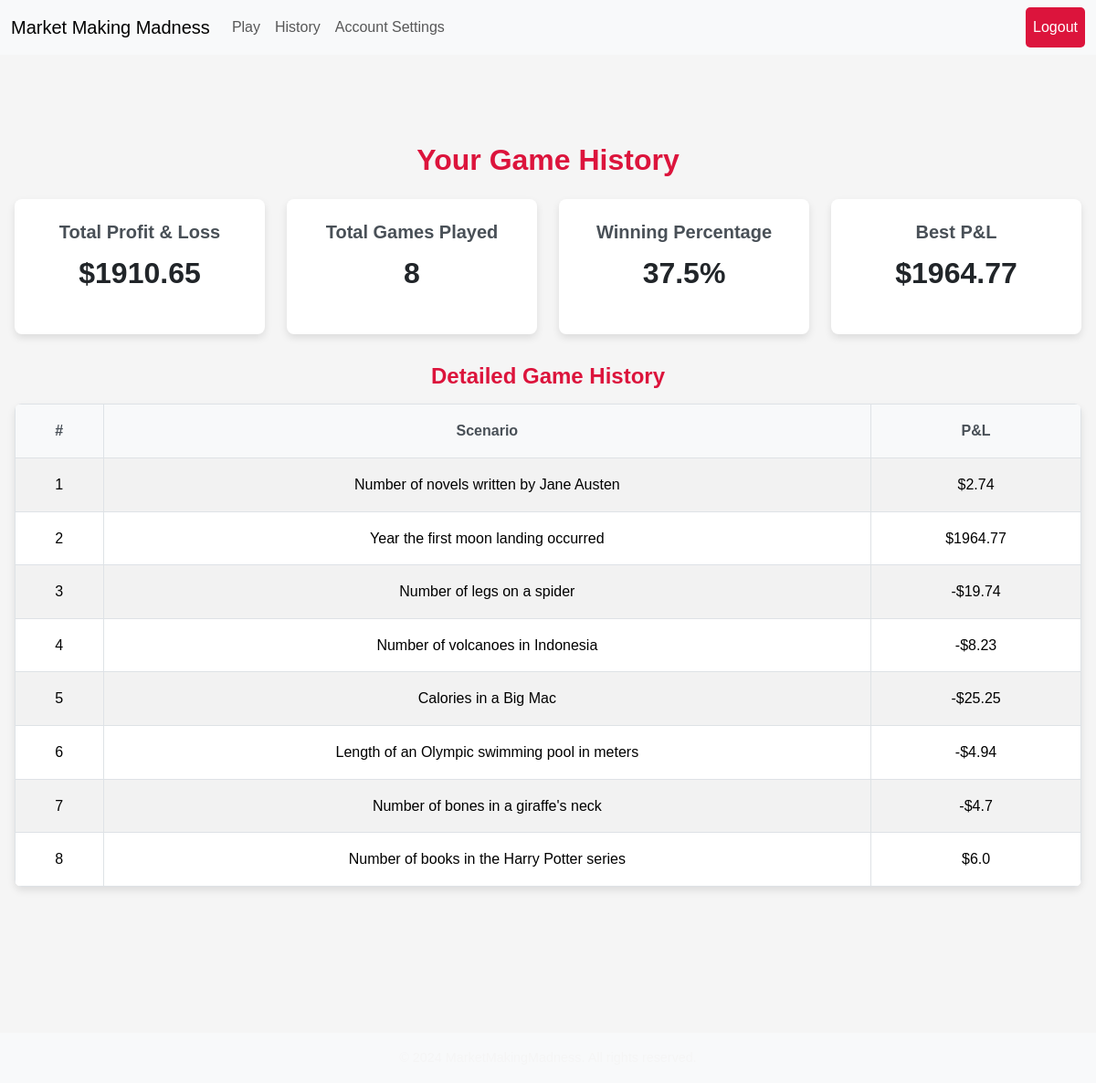
Page /history (signed in) on the earlier database version.
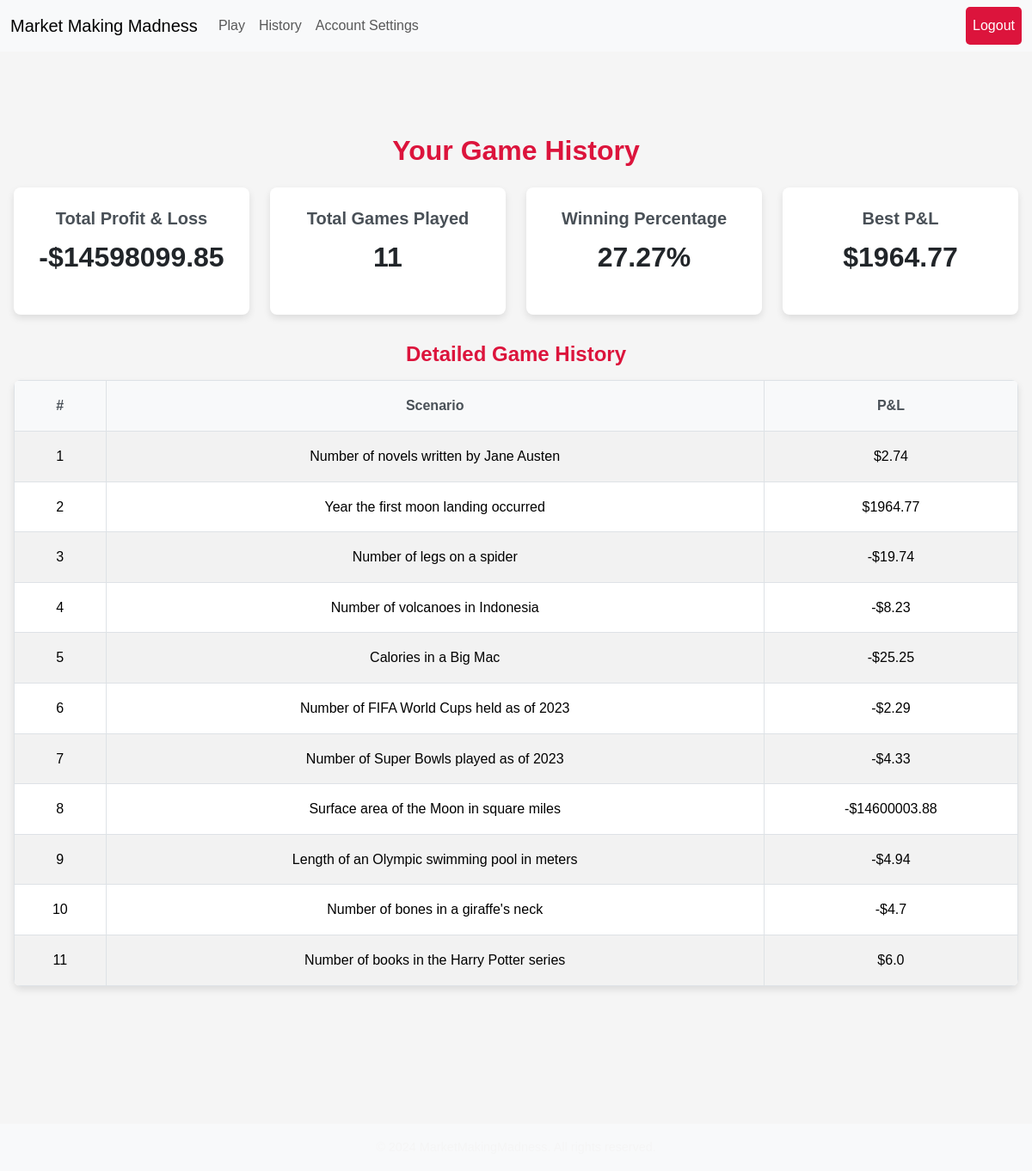
Same page on the later database version.
### tables this page shows
CREATE TABLE game_results (
    id INTEGER PRIMARY KEY AUTOINCREMENT,
    user_id INTEGER NOT NULL,
    game_id INTEGER NOT NULL,
    scenario TEXT NOT NULL,
    pnl REAL NOT NULL,
    accuracy REAL NOT NULL,
    time_taken REAL NOT NULL,
    created_at TIMESTAMP DEFAULT CURRENT_TIMESTAMP
, trades_completed INTEGER DEFAULT 0);

### app.py (the view)
@app.route("/history")
@login_required
def history():
    user_id = session["user_id"]
    stats = db.execute("""
        SELECT
            IFNULL(SUM(pnl), 0) AS total_pnl,
            IFNULL(COUNT(id), 0) AS total_games,
            IFNULL(MAX(pnl), 0) AS best_pnl
        FROM game_results
        WHERE user_id = :user_id
    """, user_id=user_id)[0]
    total_games = stats["total_games"]
    total_wins = db.execute("SELECT COUNT(id) FROM game_results WHERE user_id = :user_id AND pnl > 0", user_id=user_id)[0]["COUNT(id)"]
    winning_percentage = (total_wins / total_games * 100) if total_games > 0 else 0
    games = db.execute("""
        SELECT scenario, pnl
        FROM game_results
        WHERE user_id = :user_id
        ORDER BY created_at DESC
""", user_id=user_id)
    return render_template(
        "history.html",
        total_pnl=round(stats["total_pnl"], 2),
        total_games=total_games,
        best_pnl=stats["best_pnl"],
        winning_percentage=round(winning_percentage, 2),
        games=games
    )

### app.py (called while the page is built)
def login_required(f):
    @wraps(f)
    def decorated_function(*args, **kwargs):
        if session.get("user_id") is None:
            return redirect("/login")
        return f(*args, **kwargs)
    return decorated_function

@app.after_request
def after_request(response):
    response.headers["Cache-Control"] = "no-cache, no-store, must-revalidate"
    response.headers["Expires"] = 0
    response.headers["Pragma"] = "no-cache"
    return response

### templates/history.html (shortened to what this page needs)
{% extends "layout.html" %}
{% block styles %}
    <link rel="stylesheet" href="{{ url_for('static', filename='history.css') }}">
{% endblock %}
{% block main %}
<div class="history-container">
    <section class="history-stats">
        <h1>Your Game History</h1>
        <div class="stats-grid">
            <div class="stat-card">
                <h2>Total Profit & Loss</h2>
                <p class="stat-value">
                {% if total_pnl >= 0 %}
                    ${{ total_pnl | round(2) }}
                {% else %}
                    -${{ total_pnl|abs | round(2) }}
                {% endif %}</p>
            </div>
            <div class="stat-card">
                <h2>Total Games Played</h2>
                <p class="stat-value">{{ total_games }}</p>
            </div>
            <div class="stat-card">
                <h2>Winning Percentage</h2>
                <p class="stat-value">{{ winning_percentage }}%</p>
            </div>
            <div class="stat-card">
                <h2>Best P&L</h2>
                <p class="stat-value">{% if best_pnl >= 0 %}
                    ${{ best_pnl | round(2) }}
                {% else %}
                    -${{ best_pnl|abs | round(2) }}
                {% endif %}</p>
            </div>
        </div>
    </section>
    <section class="game-history">
        <h2>Detailed Game History</h2>
        <table class="table table-striped">
            <thead>
                <tr>
                    <th>#</th>
                    <th>Scenario</th>
                    <th>P&L</th>
                </tr>
            </thead>
            <tbody>
                {% for game in games %}
                <tr>
                    <td>{{ loop.index }}</td>
                    <td>{{ game.scenario }}</td>
                    <td>
                        {% if game.pnl >= 0 %}
                            ${{ game.pnl | round(2) }}
                        {% else %}
                            -${{ game.pnl|abs | round(2) }}
                        {% endif %}
                    </td>
                </tr>
                {% endfor %}
            </tbody>
        </table>
    </section>
</div>
{% endblock %}

### templates/layout.html (shortened to what this page needs)
<!DOCTYPE html>
<html lang="en">
<head>
    <link href="https://cdn.jsdelivr.net/npm/bootstrap@5.3.3/dist/css/bootstrap.min.css" rel="stylesheet">
    <link rel="stylesheet" href="{{ url_for('static', filename='static.css') }}">
    {% block styles %}{% endblock %}
</head>
<body>
    <nav class="navbar navbar-expand-lg navbar-light bg-light">
        <div class="container-fluid">
            <a class="navbar-brand" href="/">Market Making Madness</a>
            <div class="collapse navbar-collapse" id="navbarNav">
                <ul class="navbar-nav me-auto">
                    {% if session["user_id"] %}
                    <li class="nav-item">
                        <a class="nav-link" href="/play">Play</a>
                    </li>
                    <li class="nav-item">
                        <a class="nav-link" href="/history">History</a>
                    </li>
                    <li class="nav-item">
                        <a class="nav-link" href="/settings">Account Settings</a>
                    </li>
                    {% endif %}
                </ul>
                <ul class="navbar-nav">
                    {% if session["user_id"] %}
                    <li class="nav-item">
                        <a class="nav-link btn btn-outline-danger" href="/logout">Logout</a>
                    </li>
                    {% endif %}
                </ul>
            </div>
        </div>
    </nav>
    <main class="container py-5 text-center">
        {% block main %}{% endblock %}
    </main>
    <footer id="footer" class="footer bg-light text-center py-3 mt-5">
        <p class="mb-0">&copy; 2024 MarketMakingMadness. All rights reserved.</p>
    </footer>
</body>
</html>

### static/static.css (style rules this page uses)
* { margin: 0; padding: 0; box-sizing: border-box; }
body { font-family: 'Arial', sans-serif; font-size: 16px; line-height: 1.6; color: #2C2C2C; background-color: #F5F5F5; }
a { text-decoration: none; color: inherit; transition: color 0.2s ease; }
h1, h2, h3, h4, h5, h6 { margin-bottom: 1rem; font-weight: 600; color: #DC143C; }
.container { width: 100%; max-width: 1200px; margin: 0 auto; padding: 1rem; }
.text-center { text-align: center; }
.py-5 { padding: 3rem 0; }
.btn { display: inline-block; padding: 10px 20px; font-size: 1rem; font-weight: 500; text-align: center; color: #fff; background-color: #DC143C; border: none; border-radius: 5px; cursor: pointer; transition: background-color 0.2s ease; }
.footer { background-color: #2C2C2C; color: #F5F5F5; padding: 1rem; text-align: center; }
.footer p { margin: 0; font-size: 0.9rem; }

### static/history.css (style rules this page uses)
.history-container { max-width: 1200px; margin: 2rem auto; padding: 1rem; }
.history-stats { text-align: center; margin-bottom: 2rem; }
.history-stats h1 { font-size: 2rem; color: #DC143C; margin-bottom: 1.5rem; }
.stats-grid { display: grid; grid-template-columns: repeat(auto-fit, minmax(250px, 1fr)); gap: 1.5rem; }
.stat-card { background-color: #fff; border-radius: 8px; box-shadow: 0 4px 8px rgba(0, 0, 0, 0.1); text-align: center; padding: 1.5rem; }
.stat-card h2 { font-size: 1.25rem; color: #495057; margin-bottom: 0.5rem; }
.stat-card .stat-value { font-size: 2rem; font-weight: bold; color: #212529; }
.game-history { margin-top: 2rem; }
.game-history h2 { font-size: 1.5rem; color: #DC143C; margin-bottom: 1rem; }
.table { width: 100%; margin-bottom: 1rem; border-collapse: collapse; border-radius: 8px; overflow: hidden; box-shadow: 0 4px 8px rgba(0, 0, 0, 0.1); }
.table th, .table td { padding: 1rem; text-align: center; border: 1px solid #dee2e6; font-size: 1rem; }
.table th { background-color: #f8f9fa; color: #495057; }
.table-striped tbody tr:nth-of-type(odd) { background-color: #f8f9fa; }
.table-striped tbody tr:nth-of-type(even) { background-color: #ffffff; }

Differences in the rows shown:
added game_results: scenario "Number of FIFA World Cups held as of 2023", pnl|abs "2.29"
added game_results: scenario "Number of Super Bowls played as of 2023", pnl|abs "4.33"
added game_results: scenario "Surface area of the Moon in square miles", pnl|abs "14600003.88"
Other differences:
{{ total_pnl|abs | round(2) }}: (not shown) → "14598099.85"
{{ total_games }}: "8" → "11"
{{ winning_percentage }}: "37.5" → "27.27"
{{ total_pnl | round(2) }}: "1910.65" → (not shown)
